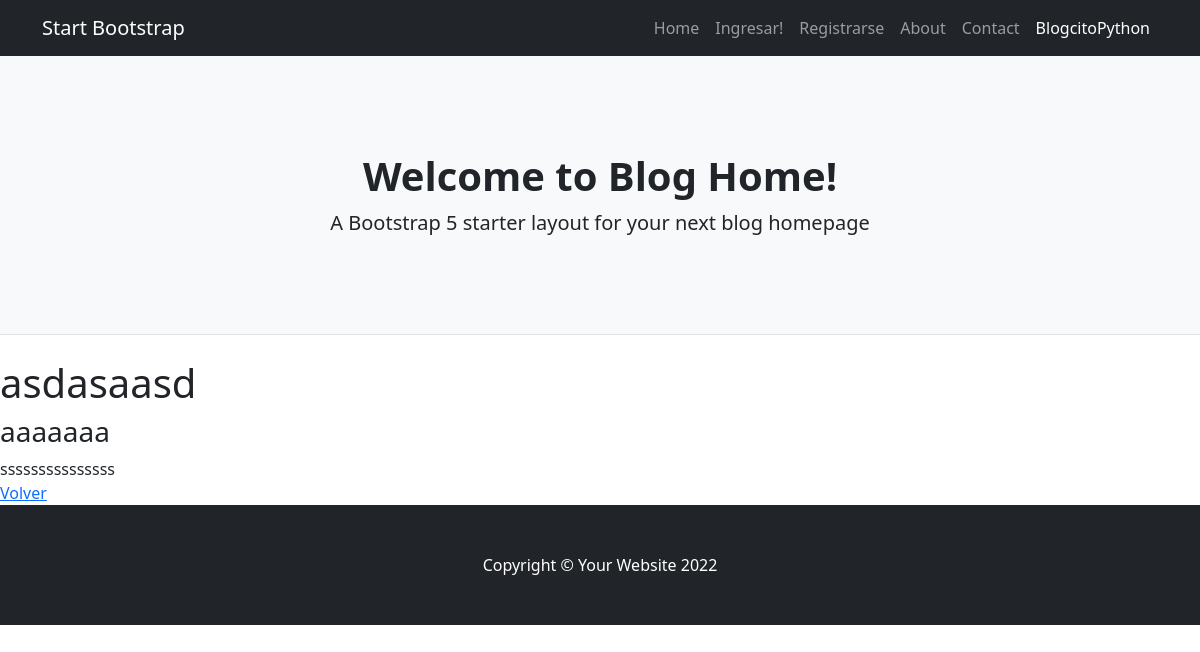
The page /blogcitopython/4/detalle/ on the database its author committed.
### BlogcitoPython/models.py (models this page shows)
class Post(models.Model):
    title = models.CharField(max_length=100)
    subtitle = models.CharField(max_length=100)
    text = models.TextField(max_length=3000)
    publish_date = models.DateField()

### BlogcitoPython/views.py (the view)
# urls.py: path('blogcitopython/<int:pk>/detalle/', DetailPost.as_view(), name='blogcitopython_detalle'),
class DetailPost(DetailView):
    model = Post

### BlogcitoPython/templates/BlogcitoPython/post_detail.html
{% extends 'BlogcitoPython/base.html' %}
{% block contenido %}
    <h1> {{object.title}} </h1>
    <h3> {{object.subtitle}} </h3>
    <div>
        {{object.text}}
    </div>
    <a href="{% url 'blogcitopython_listar' %}"> Volver </a>
{% endblock %}

### rows shown on the page
Post: title "asdasaasd", subtitle "aaaaaaa", text "sssssssssssssss"
